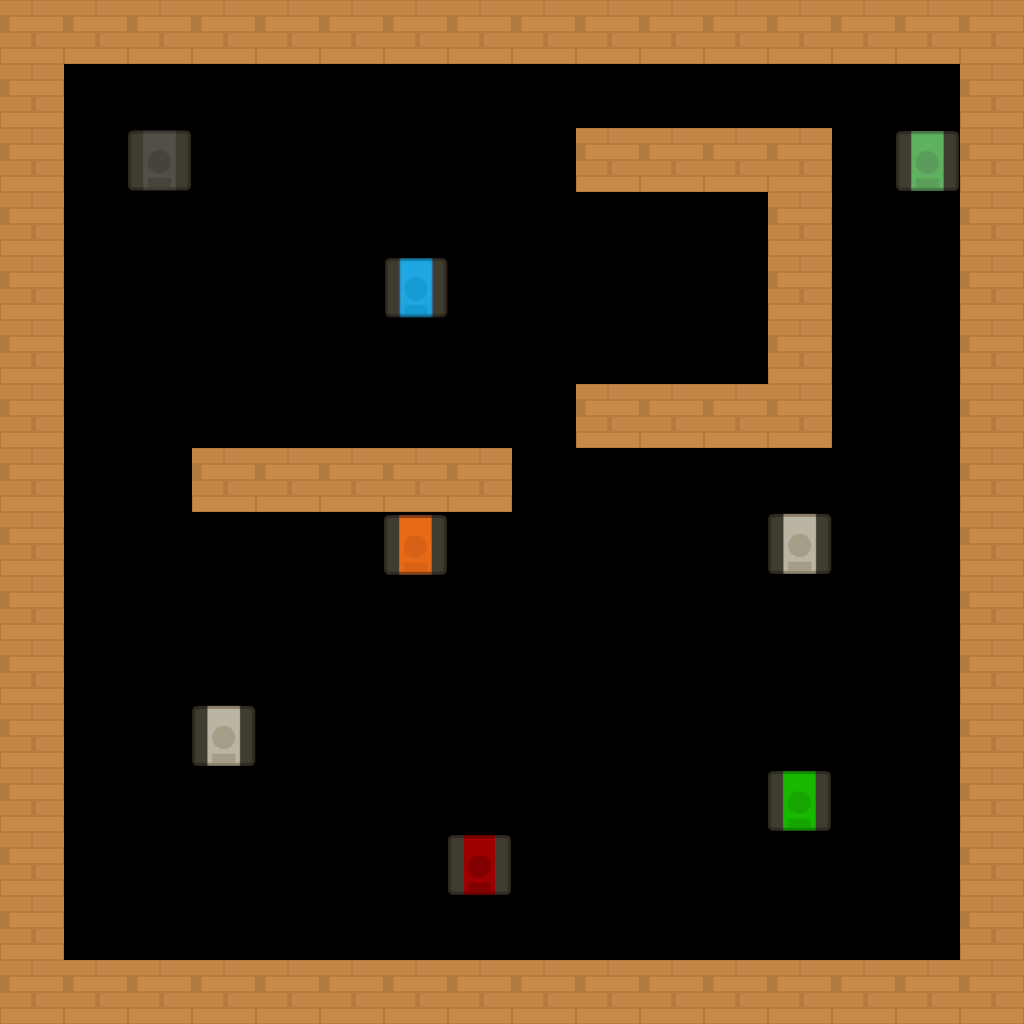

A level layout from a 2D game, rendered from its tile map. Below: a short description, then the map file with its tile-grid data intact:
An orthogonal 16x16 tile map with 64x64 px tiles, 1 tile layer (Tile Layer 1).

<map version="1.0" tiledversion="1.0.3" orientation="orthogonal" renderorder="right-down" width="16" height="16" tilewidth="64" tileheight="64" nextobjectid="1">
 <tileset firstgid="1" source="Tileset.tsx" />
 <layer name="Tile Layer 1" width="16" height="16">
  <data encoding="csv">
1,1,1,1,1,1,1,1,1,1,1,1,1,1,1,1,
1,0,0,0,0,0,0,0,0,0,0,0,0,0,0,1,
1,0,4,0,0,0,0,0,0,1,1,1,1,0,5,1,
1,0,0,0,0,0,0,0,0,0,0,0,1,0,0,1,
1,0,0,0,0,0,2,0,0,0,0,0,1,0,0,1,
1,0,0,0,0,0,0,0,0,0,0,0,1,0,0,1,
1,0,0,0,0,0,0,0,0,1,1,1,1,0,0,1,
1,0,0,1,1,1,1,1,0,0,0,0,0,0,0,1,
1,0,0,0,0,0,7,0,0,0,0,0,3,0,0,1,
1,0,0,0,0,0,0,0,0,0,0,0,0,0,0,1,
1,0,0,0,0,0,0,0,0,0,0,0,0,0,0,1,
1,0,0,3,0,0,0,0,0,0,0,0,0,0,0,1,
1,0,0,0,0,0,0,0,0,0,0,0,6,0,0,1,
1,0,0,0,0,0,0,8,0,0,0,0,0,0,0,1,
1,0,0,0,0,0,0,0,0,0,0,0,0,0,0,1,
1,1,1,1,1,1,1,1,1,1,1,1,1,1,1,1
</data>
 </layer>
</map>